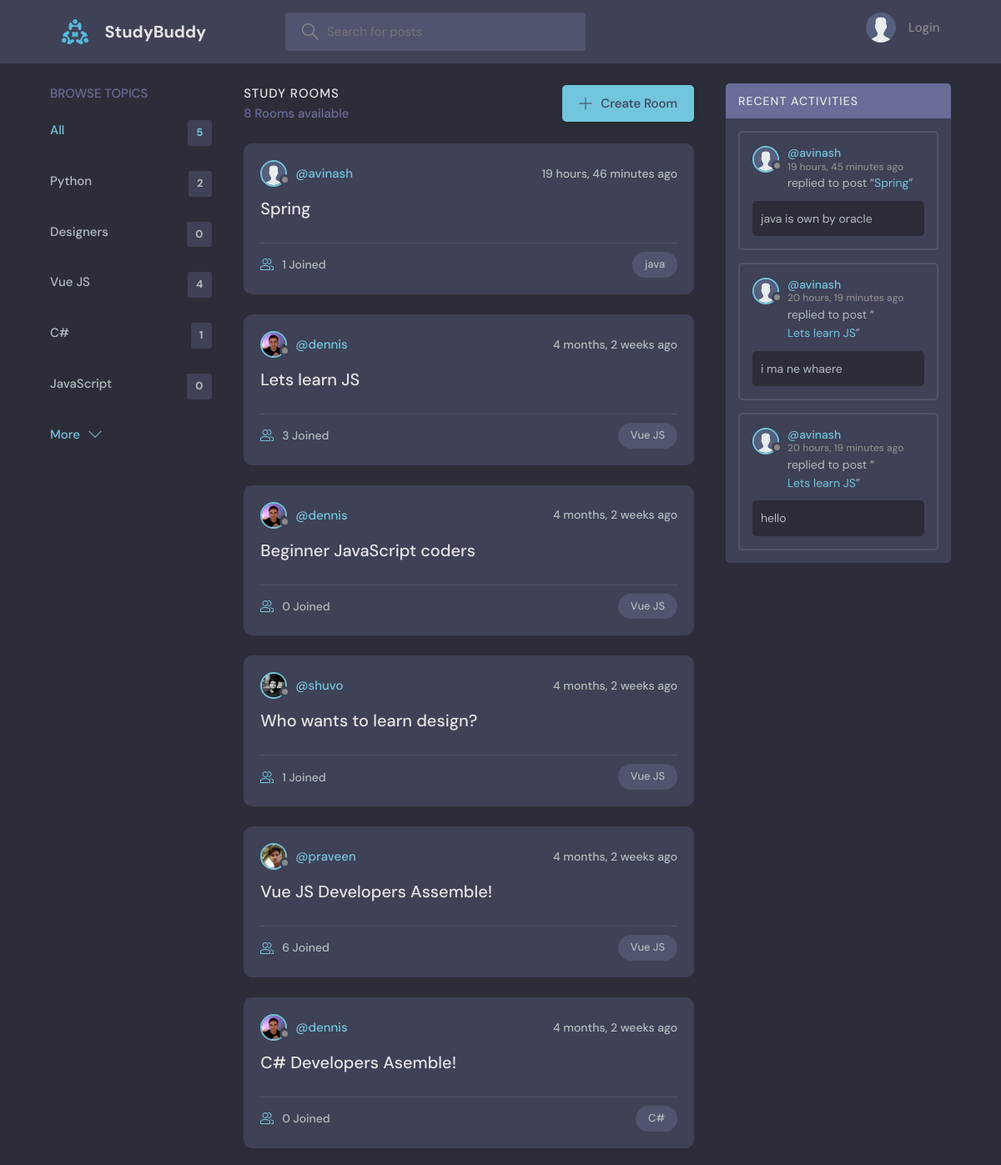
The app's page / (upper part), older data.
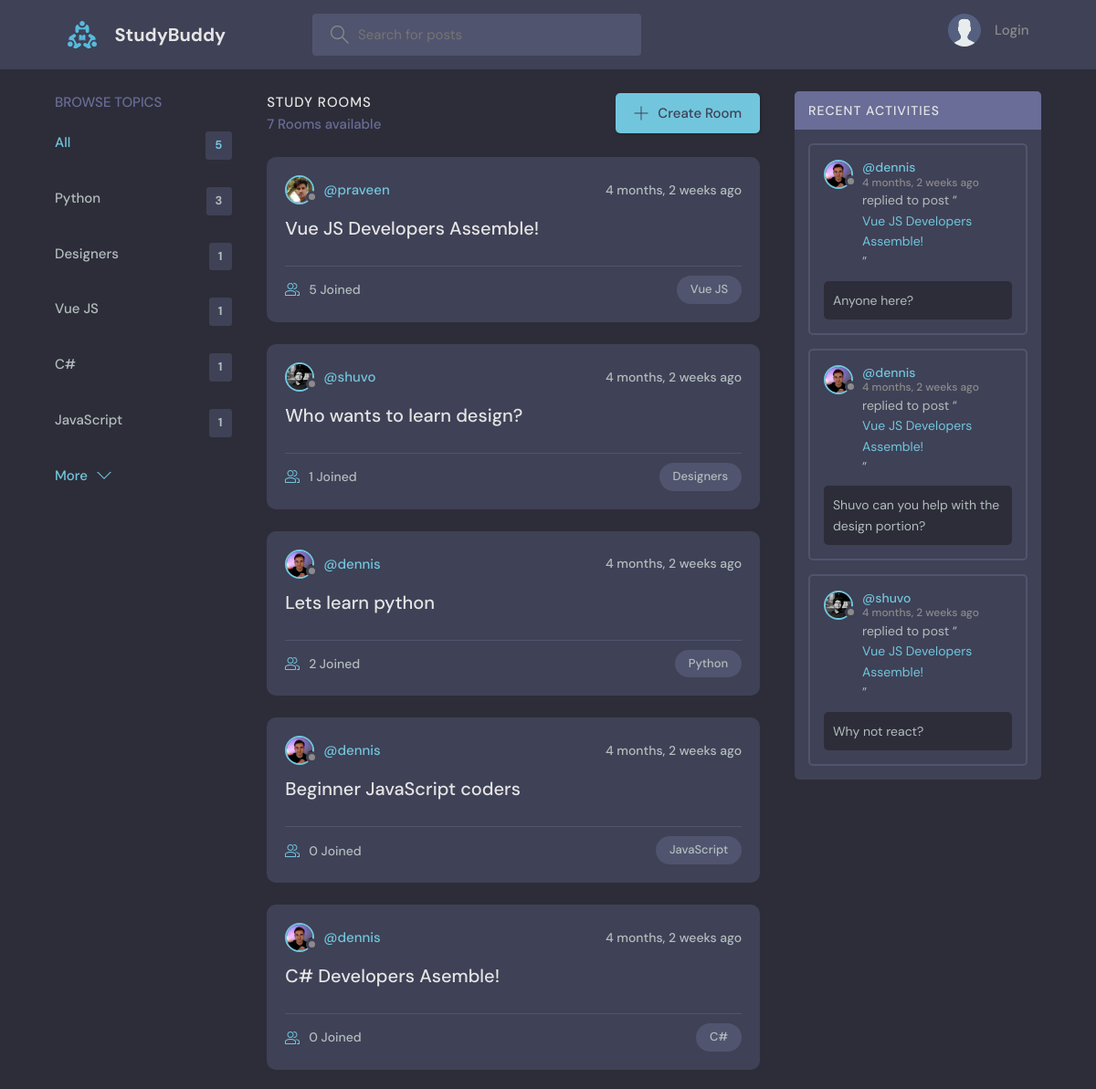
The same page, newer data.
### base/models.py (models this page shows, shortened)
class Topic(models.Model):
    name = models.CharField(max_length=200)

class Room(models.Model):
    host = models.ForeignKey(User, on_delete=models.SET_NULL, null=True)
    topic = models.ForeignKey(Topic, on_delete=models.SET_NULL, null=True)
    name = models.CharField(max_length=200)
    description = models.TextField(null=True, blank=True)
    participants = models.ManyToManyField(
        User, related_name='participants', blank=True)
    updated = models.DateTimeField(auto_now=True)
    created = models.DateTimeField(auto_now_add=True)
    class Meta:
        ordering = ['-updated', '-created']
    def __str__(self):
        return self.name

class User(AbstractUser):
    name = models.CharField(max_length=200, null=True)
    email = models.EmailField(unique=True, null=True)
    bio = models.TextField(null=True)
    avatar = models.ImageField(null=True, default="avatar.svg")
    USERNAME_FIELD = 'email'
    REQUIRED_FIELDS = []

class Message(models.Model):
    user = models.ForeignKey(User, on_delete=models.CASCADE)
    room = models.ForeignKey(Room, on_delete=models.CASCADE)
    body = models.TextField()
    updated = models.DateTimeField(auto_now=True)
    created = models.DateTimeField(auto_now_add=True)
    class Meta:
        ordering = ['-updated', '-created']

### base/views.py (the view)
# urls.py: path('', views.home, name="home"),
def home(request):
    q = request.GET.get('q') if request.GET.get('q') != None else ''
    rooms = Room.objects.filter(
        Q(topic__name__icontains=q) |
        Q(name__icontains=q) |
        Q(description__icontains=q)
    )
    topics = Topic.objects.all()[0:5]
    room_count = rooms.count()
    room_messages = Message.objects.filter(
        Q(room__topic__name__icontains=q))[0:3]
    context = {'rooms': rooms, 'topics': topics,
               'room_count': room_count, 'room_messages': room_messages}
    return render(request, 'base/home.html', context)

### base/templates/base/home.html (shortened to what this page needs)
{% extends 'main.html' %}
{% block content %}
<main class="layout layout--3">
  <div class="container">
    {% include 'base/topics_component.html' %}
    <div class="roomList">
      <div class="roomList__header">
        <div>
          <h2>Study Rooms</h2>
          <p>{{room_count}} Rooms available</p>
        </div>
        <a class="btn btn--main" href="{% url 'create-room' %}">
          <svg version="1.1" xmlns="http://www.w3.org/2000/svg" width="32" height="32" viewBox="0 0 32 32">
            <title>add</title>
            <path
              d="M16.943 0.943h-1.885v14.115h-14.115v1.885h14.115v14.115h1.885v-14.115h14.115v-1.885h-14.115v-14.115z">
            </path>
          </svg>
          Create Room
        </a>
      </div>
      {% include 'base/feed_component.html' %}
    </div>
    {% include 'base/activity_component.html' %}
  </div>
</main>
{% endblock %}

### base/templates/base/topics_component.html
<div class="topics">
    <div class="topics__header">
        <h2>Browse Topics</h2>
    </div>
    <ul class="topics__list">
        <li>
            <a href="{% url 'home' %}" class="active">All <span>{{topics.count}}</span></a>
        </li>
        {% for topic in topics %}
        <li>
            <a href="{% url 'home' %}?q={{topic.name}}">{{topic.name}}<span>{{topic.room_set.all.count}}</span></a>
        </li>
        {% endfor %}
    </ul>
    <a class="btn btn--link" href="{% url 'topics' %}">
        More
        <svg version="1.1" xmlns="http://www.w3.org/2000/svg" width="32" height="32" viewBox="0 0 32 32">
            <title>chevron-down</title>
            <path d="M16 21l-13-13h-3l16 16 16-16h-3l-13 13z"></path>
        </svg>
    </a>
</div>

### base/templates/base/feed_component.html (shortened to what this page needs)
{% for room in rooms %}
<div class="roomListRoom">
    <div class="roomListRoom__header">
        <a href="{% url 'user-profile' room.host.id %}" class="roomListRoom__author">
            <div class="avatar avatar--small">
                <img src="{{room.host.avatar.url}}" />
            </div>
            <span>@{{room.host.username}}</span>
        </a>
        <div class="roomListRoom__actions">
            <span>{{room.created|timesince}} ago</span>
        </div>
    </div>
    <div class="roomListRoom__content">
        <a href="{% url 'room' room.id %}">{{room.name}}</a>
    </div>
    <div class="roomListRoom__meta">
        <a href="{% url 'room' room.id %}" class="roomListRoom__joined">
            {{room.participants.all.count}} Joined
        </a>
        <p class="roomListRoom__topic">{{room.topic.name}}</p>
    </div>
</div>
{% endfor %}

### base/templates/base/activity_component.html (shortened to what this page needs)
<div class="activities">
    <div class="activities__header">
        <h2>Recent Activities</h2>
    </div>
    {% for message in room_messages %}
    <div class="activities__box">
        <div class="activities__boxHeader roomListRoom__header">
            <a href="{% url 'user-profile' message.user.id %}" class="roomListRoom__author">
                <div class="avatar avatar--small">
                    <img src="{{message.user.avatar.url}}" />
                </div>
                <p>
                    @{{message.user.username}}
                    <span>{{message.created|timesince}} ago</span>
                </p>
            </a>
        </div>
        <div class="activities__boxContent">
            <p>replied to post “<a href="{% url 'room' message.room.id %}">{{message.room}}</a>”</p>
            <div class="activities__boxRoomContent">{{message.body}}</div>
        </div>
    </div>
    {% endfor %}
</div>

Row changes from the older to the newer data that the page shows:
removed Room: host.avatar (placeholder picture), host.username "avinash", created "19 hours, 46 minutes", name "Spring", participants.all.count "1", topic.name "java"
removed Message: user.avatar (placeholder picture), user.username "avinash", created "19 hours, 45 minutes", room "Spring", body "java is own by oracle"
removed Message: user.avatar (placeholder picture), user.username "avinash", created "20 hours, 19 minutes", room "Lets learn JS", body "i ma ne whaere"
removed Message: user.avatar (placeholder picture), user.username "avinash", created "20 hours, 19 minutes", room "Lets learn JS", body "hello"
computed for Topic "Python": room_set.all.count "2" → "3"
computed for Topic "Designers": room_set.all.count "0" → "1"
computed for Topic "Vue JS": room_set.all.count "4" → "1"
computed for Topic "JavaScript": room_set.all.count "0" → "1"
shown differently, row unchanged: Room "Vue JS Developers Assemble!": participants.all.count "6" → "5"; moves up the list
changed Room "Who wants to learn design?": topic.name "Vue JS" → "Designers"; moves up the list
changed Room: name "Lets learn JS" → "Lets learn python"; participants.all.count "3" → "2"; topic.name "Vue JS" → "Python"
changed Room "Beginner JavaScript coders": topic.name "Vue JS" → "JavaScript"
now on this page (row unchanged): Message: user.avatar (picture), user.username "dennis", created "4 months, 2 weeks", room "Vue JS Developers Assemble!", body "Anyone here?"
now on this page (row unchanged): Message: user.avatar (picture), user.username "dennis", created "4 months, 2 weeks", room "Vue JS Developers Assemble!", body "Shuvo can you help with the design portion?"
now on this page (row unchanged): Message: user.avatar (picture), user.username "shuvo", created "4 months, 2 weeks", room "Vue JS Developers Assemble!", body "Why not react?"
Text that changed along with them:
{{ room_count }}: "8" → "7"
